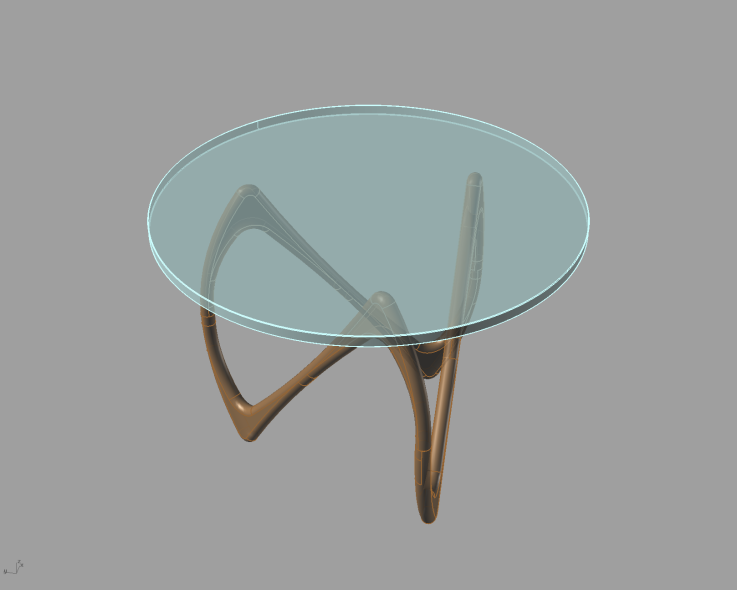
#> input picture Lab02/moebius.bmp, 737 x 590 px; its folder holds only this picture in this run
$ python -i read.py   (imports and definitions only)
#> lines starting #> are read from the running program, lines starting #| are printed output that depends on the picture
from tkinter import *
from tkinter import filedialog
import tkFileDialog
from PIL import Image, ImageTk
import platform
from tkinter import ttk
from tkinter import messagebox
import cv2
import numpy as np

from matplotlib.backends.backend_tkagg import FigureCanvasTkAgg
from matplotlib import pyplot as plt
from matplotlib.figure import Figure

nombre_img=""
img_tk=None
img_cv=None

plataform=platform.system()
# [6 lines not run here, left out]
#miFrame=Frame()
#miFrame.pack()

from funciones import *

Keys={}


def getFile():
   raiz.filename=filedialog.askopenfilename(initialdir = "/",title = "Seleccione archivos csv",filetypes = (("Archivos csv","*.csv"),("Todos los Archivos","*.*")))
   Keys["gmailaddress"]=cuadroCorreo.get()
   Keys["gmailpassword"]=cuadroPasword.get()
   Keys["ruta"]=raiz.filename
   Keys["rutaFiles"]=getRuta(Keys["ruta"])


def Execute():
	sentMail(Keys)

def cargar_img():
	global nombre_img
	nombre_img=tkFileDialog.askopenfilename(initialdir = "/home/Documents",title = "Select file",filetypes = (("bmp files","*.bmp"),("all files","*.*")))
#> the answer given: moebius.bmp
	global img_tk
	global img_cv
	img_tk = ImageTk.PhotoImage(Image.open (nombre_img).resize((200, 200)))
	img_cv=cv2.imread(nombre_img)
	img_cv = cv2.resize(img_cv, (200, 200))
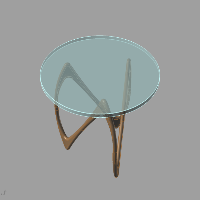
#> img_cv: shape (200, 200, 3); mean B, G, R 158.1, 158.8, 155
	img_cv = cv2.cvtColor(img_cv, cv2.COLOR_BGR2RGBA)
#> img_cv: shape (200, 200, 4)
	label = Label (image = img_tk)
	label.place(x=60, y=150)
	mainloop()

def sumar():
	var=int(cuadroSuma.get())
	#if img_cv==None:
	#	messagebox.showinfo(message="No se ha cargado una imagen", title="Error")
	temp1=img_cv
	temp1=img_sum(temp1,var)
	ims = Image.fromarray(temp1)
	imgs = ImageTk.PhotoImage(image=ims)
	label_imgsum=Label(image=imgs)
	label_imgsum.place(x=300,y=150)
	sumar.mainloop()

def multiplicar():
	global img_cv
	s=int(cuadroMulti.get())
	img_cv=img_multi(img_cv,s)
	ims = Image.fromarray(img_cv)
	imgs = ImageTk.PhotoImage(image=ims)
	label_imgmul=Label(image=imgs)
	label_imgmul.place(x=300,y=150)
	multiplicar.mainloop()

def gris():
	global img_cv
	img_cv=img_gris(img_cv)
	ims = Image.fromarray(img_cv)
	imgs = ImageTk.PhotoImage(image=ims)
	label_gris=Label(image=imgs)
	label_gris.place(x=300,y=150)
	gris.mainloop()


#Cajas
# [1 line that did not run here, left out]
# [1 line not run here, left out]

# [1 line that did not run here, left out]
# [1 line not run here, left out]


#Button(self,text="Cargar Imagen",command=self.cargar_img).place(x=100,y=100)
# [1 line that did not run here, left out]
# [1 line that did not run here, left out]
# [1 line that did not run here, left out]
# [1 line that did not run here, left out]
# [6 lines not run here, left out]

>>> result = cargar_img()
